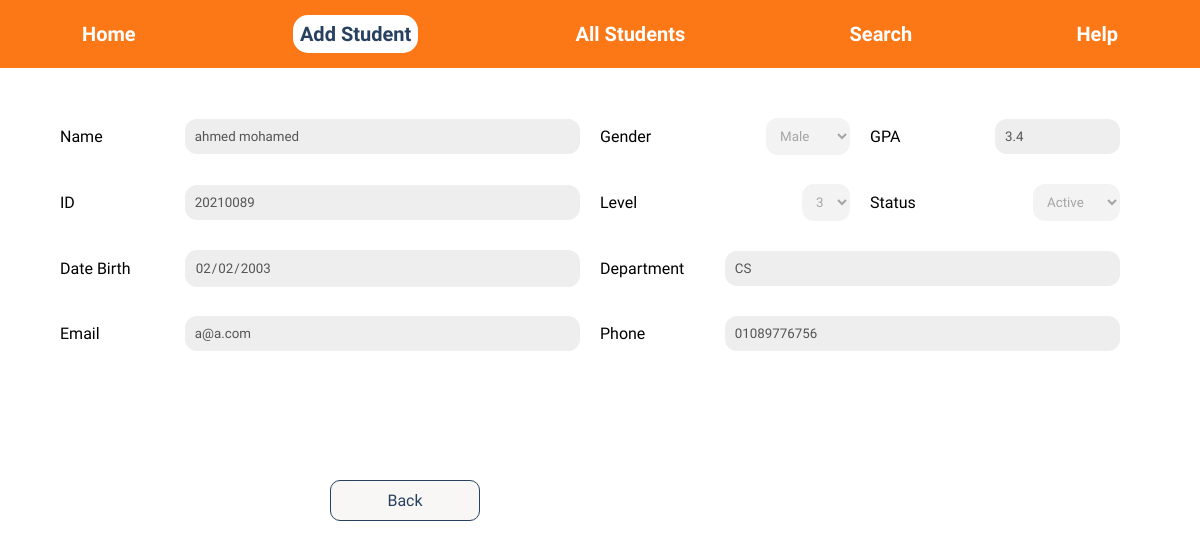
Page /view-student on the earlier database version.
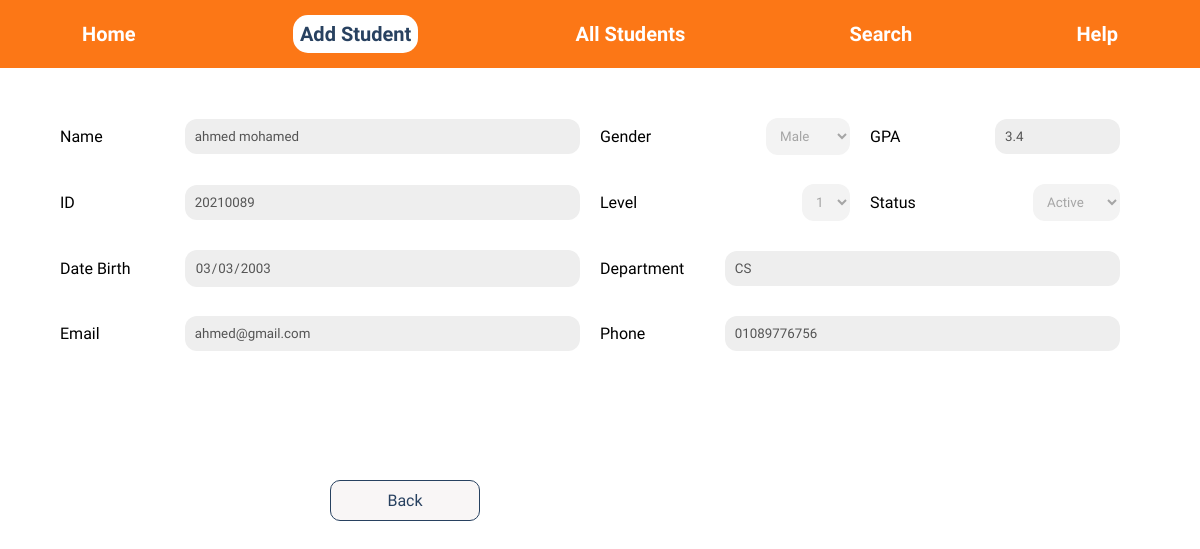
Same page on the later database version.
### Main/models.py (models this page shows, shortened)
class Student(models.Model):
    id = models.CharField(max_length=8, primary_key=True)
    name = models.CharField(max_length=64)
    dateOfBirth = models.DateTimeField()
    email = models.CharField(max_length=64)
    gpa = models.CharField(max_length=4)
    level = models.CharField(max_length=1)
    status = models.CharField(max_length=64)
    phone = models.CharField(max_length=12)
    department = models.CharField(max_length=2)
    gender = models.CharField(max_length=6)

### Main/views/main.py (the view)
# urls.py: path('view-student', main.view, name='view')#here I chose the same edit function becauase both load data
def view(request):
    instance = Student.objects.get(id = '20210089')#This should get the object student
    formData = {'name': instance.name, 'id': instance.id, 'gender': instance.gender,
                'gpa': instance.gpa, 'level': instance.level, 'status': instance.status,
                'DOB': instance.dateOfBirth, 'department': instance.department,
                'email' : instance.email, 'phone': instance.phone}
    form = addStudentForm(initial=formData)
    form.fields['name'].widget.attrs['disabled'] = True
    form.fields['id'].widget.attrs['disabled'] = True
    form.fields['gender'].widget.attrs['disabled'] = True
    form.fields['gpa'].widget.attrs['disabled'] = True
    form.fields['level'].widget.attrs['disabled'] = True
    form.fields['status'].widget.attrs['disabled'] = True
    form.fields['DOB'].widget.attrs['disabled'] = True
    form.fields['department'].widget.attrs['disabled'] = True
    form.fields['email'].widget.attrs['disabled'] = True
    form.fields['phone'].widget.attrs['disabled'] = True
    return render(request, 'viewStudent/view_student.html', {
        'form' : form
    })

### Main/views/main.py
class addStudentForm(forms.Form):
    name = forms.CharField(label='Name')
    id = forms.CharField(label='studentId')
    DOB = forms.DateField(widget=forms.DateInput(attrs={'type': 'date'}), label='DOB')
    email = forms.CharField(label='studentEmail')
    gpa = forms.CharField(label='studentGpa')
    level = forms.ChoiceField(label='studentLevel', choices=levelChoices)
    status = forms.ChoiceField(label='studentStatus', choices=statuses)
    phone = forms.CharField(label='studentPhone')
    department = forms.CharField(label='studentDep')
    gender = forms.ChoiceField(label='studentGender', choices=genderChoices)

### Main/templates/viewStudent/view_student.html (shortened to what this page needs)
<!DOCTYPE html>
<html lang="en">
<head>
    {%load static%}
    <link rel="stylesheet" type="text/css" href="{% static 'css/edit_student.css' %}">
    <link rel="stylesheet" href="{% static 'css/global.css' %}">
</head>
<body>
    <header>
        <ul>
            <a href="home.html">Home</a>
            <a class= "active" href="add_student.html">Add Student</a>
            <a href="all_students.html">All Students</a>
            <a href="search_student.html">Search</a>
            <a href="help.html">Help</a>
        </ul>
    </header>
    <form method= 'post'>
        <div class="fifty">
            <label>Name </label>
            {{form.name}}
        </div>
        <div class="quar">
            <label>Gender</label>
            {{form.gender}}
        </div>
        <div class="quar">
            <label>GPA</label>
            {{form.gpa}}
        </div>
        <div class="fifty">
            <label for="ID">ID</label>
            {{form.id}}
        </div>
        <div class="quar">
            <label for="level">Level</label>
            {{form.level}}
        </div>
        <div class="quar">
            <label for="sta">Status</label>
            {{form.status}}
        </div>
        <div class="fifty">
            <label for="date">Date Birth</label>
            {{form.DOB}}
        </div>
        <div class="fifty">
            <label for="dep">Department</label>
            {{form.department}}
        </div>
        <div class="fifty">
            <label for="email">Email</label>
            {{form.email}}
        </div>
        <div class="fifty">
            <label for="phone">Phone</label>
            {{form.phone}}
        </div>
        <div class="butt_container">
            <button id="back_button" class="butt" formaction="/home">Back</button>
            </div>
    </form>
</body>
</html>

### static/css/edit_student.css (style rules this page uses)
* { box-sizing: border-box; padding: 0; margin: 0%; }
body { font-family: 'Inter', sans-serif; font-family: 'Nunito', sans-serif; display: flex; flex-direction: column; height: 100vh; }
header { background-color: #FC7716; }
header>ul { display: flex; justify-content: space-between; width: 90%; margin: auto; list-style: none; padding: 20px; }
header>ul a { color: #fff; text-decoration: none; font-weight: bold; }
form { display: flex; flex-wrap: wrap; padding: 50px 0px; width: 90%; margin: auto; flex-grow: 1; }
form div { padding-right: 20px; display: flex; justify-content: space-between; align-items: center; margin-bottom: 29px; }
form .quar input, form .fifty input, form .quar select { outline: none; background-color: #eee; border: none; border-radius: 12px; padding: 10px; float: right; }
.butt { width: 150px; padding: 10px; font-size: 16px; background-color: #F9F6F6; color: #284160; border: 1px solid #284160; border-radius: 10px; margin-top: 100px; cursor: pointer; }
.butt_container { margin: auto; }
@media only screen and (min-width: 1025px) { form .quar input { width: 50%; } }
@media only screen and (min-width: 1025px) { form .fifty input { width: 76%; } }
@media only screen and (min-width: 1025px) { form .quar { width: 25%; } }
@media only screen and (min-width: 1025px) { form .fifty { width: 50%; } }
@media only screen and (min-device-width: 768px) and (max-device-width: 1024px) { form div { width: 50%; } }
@media only screen and (min-device-width: 768px) and (max-device-width: 1024px) { form div input { width: 65%; } }

### static/css/global.css (style rules this page uses)
* { box-sizing: border-box; font-family: 'Ubuntu',sans-serif; }
body { margin: 0; padding: 0; background-color: #ffffff; height: 100%; }
header>ul { display: flex; justify-content: space-between; width: 90%; margin: auto; list-style: none; padding: 15px; }
header>ul a { color: #ffffff; text-decoration: none; font-size: 20px; font-weight: 700; }
header { overflow: hidden; background-color: #FC7716; }
header a { text-align: center; padding: 7px 7px; text-decoration: none; font-size: 17px; }
header a:hover, a:active,a.active { background-color: #ffffff; color: #284160; font-weight: bold; border-radius: 15px; }

Differences in the rows shown:
changed Student "ahmed mohamed": level "3" → "1"; email "a@a.com" → "ahmed@gmail.com"
Other differences:
form field DOB: "02/02/2003" → "03/03/2003"
